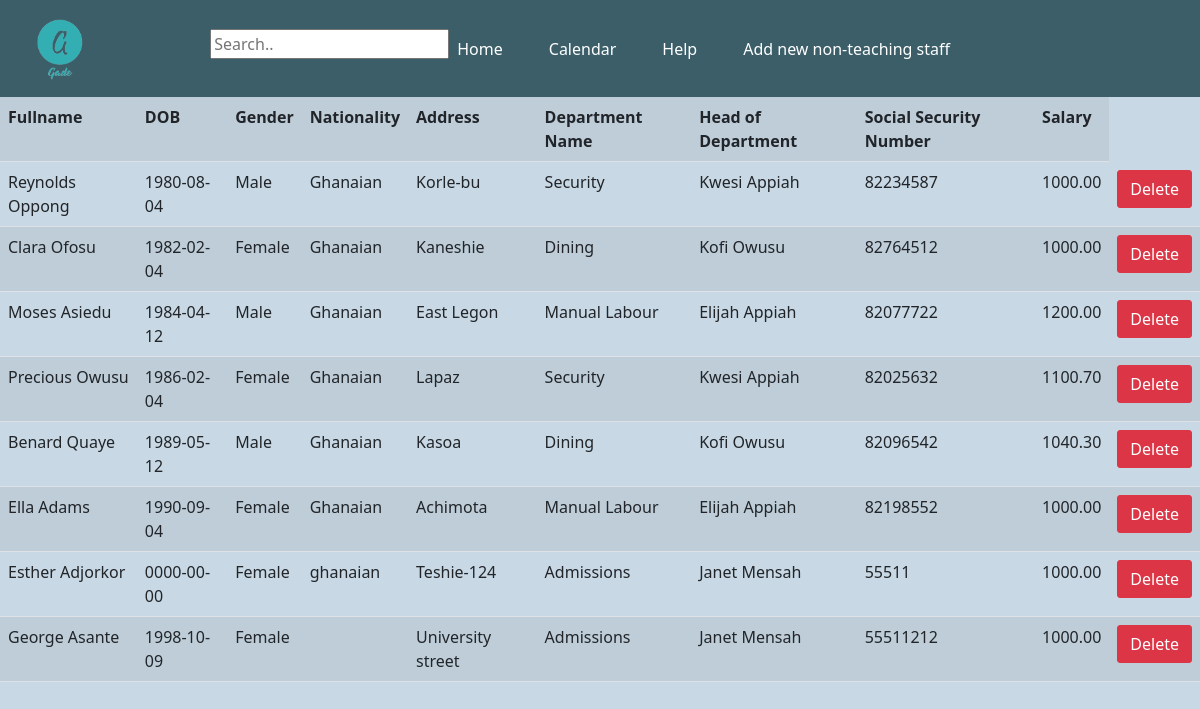
Screenshot of /php/non_teachingstaff_Info.php with the database file from the repository.
### tables this page shows
CREATE TABLE `person` (
  `Person_id` int(11) NOT NULL,
  `deptnum` int(11) DEFAULT NULL,
  `firstname` varchar(20) DEFAULT NULL,
  `lastname` varchar(20) DEFAULT NULL,
  `DOB` date DEFAULT NULL,
  `gender` enum('Male','Female') DEFAULT NULL,
  `nationality` varchar(20) DEFAULT NULL,
  `address` varchar(50) DEFAULT NULL
);

CREATE TABLE `department` (
  `deptnum` int(11) NOT NULL,
  `Headofdepartment` varchar(50) DEFAULT NULL,
  `departmentName` varchar(20) DEFAULT NULL
);

CREATE TABLE `nonteachingstaff` (
  `NonteachingstaffID` int(11) DEFAULT NULL,
  `SSN` int(11) DEFAULT NULL,
  `Salary` decimal(10,2) DEFAULT NULL
);

### php/non_teachingstaff_Info.php (the view, shortened to what this page needs)
<?php
require __DIR__ ."/database_connection_test.php";
$searchresult = [];
function listing($conn){
    $nonstaff = mysqli_query($conn, "SELECT concat(P.firstname, ' ', P.lastname) as 'Full Name',P.DOB,P.gender, NTs.NonteachingstaffID,
    P.nationality, P.address, D.Headofdepartment, D.departmentName, NTs.SSN,NTs.Salary,
    case
    when D.departmentName = 'Security'  then 'Kwesi Appiah'
    when D.departmentName = 'Dining' then 'Kofi Owusu'
    when D.departmentName = 'Manual Labour' then 'Elijah Appiah'
    when D.departmentName = 'Admissions' then 'Janet Mensah'
    else 'Select a Department'
    end as Headofdepartment
    from Person as P Inner join NonteachingStaff as NTs on P.Person_id=NTs.NonteachingstaffID
    Inner Join Department as D on D.deptnum=P.deptnum");
    $data=mysqli_fetch_all($nonstaff,MYSQLI_ASSOC);
    return $data;
}
 $data=listing($conn);
?>
<!DOCTYPE html>
<html lang="en">
<head>
</head>
<body>
<!DOCTYPE html>
<html lang="en">
<head>
    <link href="https://cdn.jsdelivr.net/npm/bootstrap@5.1.1/dist/css/bootstrap.min.css" rel="stylesheet">
    <link rel="stylesheet" type="text/css" href="../css/styles.css">
</head>
<body>
    <nav class="navbar navbar-expand-lg navbar-dark navbarcolor">
        <div class="container-fluid">
          <a class="navbar-brand " href="home.php"><img src="../images/logo.png" width="95.3" height="71.3"></a>
          <div class="collapse navbar-collapse " id="navbarText">
            <ul class="navbar-nav ms-auto mb-2 mb-lg-0 bars" >
              <form action="" method="get">
                      <li>
                          <input type="text" name= "searchbar"  placeholder="Search..">
                      </li>
              </form>
              <li class="nav-item">
                <a class="nav-link active barsbars" aria-current="page" href="home.php">Home</a>
              </li>
              <li class="nav-item ">
                <a class="nav-link active barsbars" href="#">Calendar</a>
              </li>
              <li class="nav-item ">
                <a class="nav-link active barsbars" href="#">Help</a>
              </li>
              <li class="nav-item ">
                <a class="nav-link active barsbars" href="../forms/non_teaching_staff_form.php">Add new non-teaching staff</a>
              </li>
            </ul>
        </div>
        </div>
      </nav>
      <table class="table table-striped">
        <tr>
            <th>Fullname</th>
            <th>DOB</th>
            <th>Gender</th>
            <th>Nationality</th>
            <th>Address</th>
            <th>Department Name</th>
            <th>Head of Department</th>
            <th>Social Security Number</th>
            <th>Salary</th>
        </tr>
        <?php foreach($data as $q) { ?>
            <tr>
                <?php if (in_array($q['Full Name'],$searchresult)) { ?>
                    <td class="highlight"><?php echo $q['Full Name'] ?></td>
                <?php } else { ?>
                    <td><?php echo $q['Full Name'] ?></td>
                <?php } ?>
                <td><?php echo $q['DOB'] ?></td>
                <td><?php echo $q['gender'] ?></td>
                <td><?php echo $q['nationality'] ?></td>
                <td><?php echo $q['address'] ?></td>
                <td><?php echo $q['departmentName'] ?></td>
                <td><?php echo $q['Headofdepartment'] ?></td>
                <td><?php echo $q['SSN'] ?></td>
                <td><?php echo $q['Salary'] ?></td>
                <td>
                    <form action="" method="post" onSubmit="onDelete(event)">
                        <input class="btn btn-danger" type = "submit" name="Delete"  value="Delete"/>
                    </form>
                </td>
            </tr>
        <?php } ?>
    </table>
    </body>
</html>

### css/navbar.css (style rules this page uses)
.bars { margin-right: 200px; }
.barsbars { margin-right: 30px; }

### css/body.css (style rules this page uses)
body { background-color:#c8d8e4; position:relative; }
.navbarcolor { background-color: #3B5E69; }
.form-control, .btn { border-radius: 3px; }

### rows the page displays
person: Full "Reynolds Oppong", DOB "1980-08-04", gender "Male", nationality "Ghanaian", address "Korle-bu", deptnum.departmentName "Security", Headofdepartment "Kwesi Appiah", nonteachingstaff.SSN "82234587", nonteachingstaff.Salary "1000.00"
person: Full "Clara Ofosu", DOB "1982-02-04", gender "Female", nationality "Ghanaian", address "Kaneshie", deptnum.departmentName "Dining", Headofdepartment "Kofi Owusu", nonteachingstaff.SSN "82764512", nonteachingstaff.Salary "1000.00"
person: Full "Moses Asiedu", DOB "1984-04-12", gender "Male", nationality "Ghanaian", address "East Legon", deptnum.departmentName "Manual Labour", Headofdepartment "Elijah Appiah", nonteachingstaff.SSN "82077722", nonteachingstaff.Salary "1200.00"
person: Full "Precious Owusu", DOB "1986-02-04", gender "Female", nationality "Ghanaian", address "Lapaz", deptnum.departmentName "Security", Headofdepartment "Kwesi Appiah", nonteachingstaff.SSN "82025632", nonteachingstaff.Salary "1100.70"
person: Full "Benard Quaye", DOB "1989-05-12", gender "Male", nationality "Ghanaian", address "Kasoa", deptnum.departmentName "Dining", Headofdepartment "Kofi Owusu", nonteachingstaff.SSN "82096542", nonteachingstaff.Salary "1040.30"
person: Full "Ella Adams", DOB "1990-09-04", gender "Female", nationality "Ghanaian", address "Achimota", deptnum.departmentName "Manual Labour", Headofdepartment "Elijah Appiah", nonteachingstaff.SSN "82198552", nonteachingstaff.Salary "1000.00"
person: Full "Esther Adjorkor", DOB "0000-00-00", gender "Female", nationality "ghanaian", address "Teshie-124", deptnum.departmentName "Admissions", Headofdepartment "Janet Mensah", nonteachingstaff.SSN "55511", nonteachingstaff.Salary "1000.00"
person: Full "George Asante", DOB "1998-10-09", gender "Female", address "University street", deptnum.departmentName "Admissions", Headofdepartment "Janet Mensah", nonteachingstaff.SSN "55511212", nonteachingstaff.Salary "1000.00"
